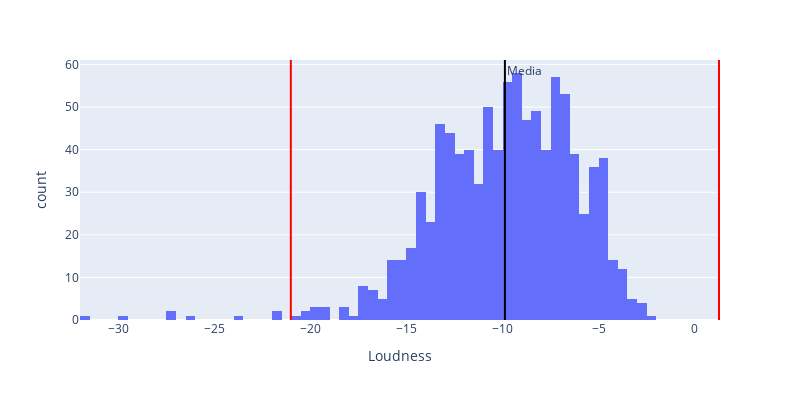

The notebook cell this image was saved under:
### Code cell
media_loudness = loudness_dataset["Loudness"].mean()
std_loudness = loudness_dataset["Loudness"].std()
limite_inferior = media_loudness - 3 * std_loudness
limite_superior = media_loudness + 3 * std_loudness

# Dibujo la distribución con los límites superpuestos.
fig = px.histogram(loudness_dataset, x="Loudness", width=800, height=400)
fig.add_vline(x=media_loudness, line_color='black', annotation_text='Media') #, annotation_text='$\mu$')
fig.add_vline(x=limite_inferior, line_color='red')#, annotation_text='$\mu-3\sigma$')
fig.add_vline(x=limite_superior, line_color='red')#, annotation='$\mu+3\sigma$')

fig.show()

### Figure 1 — Plotly figure (JSON) as saved in the notebook; plotly's stock layout.template omitted (floating-point values rounded to 4 significant figures; data arrays with more than 128 entries replaced by an {"elided": "..."} marker saying what was removed)
{"data": [{"alignmentgroup": "True", "bingroup": "x", "hovertemplate": "Loudness=%{x}<br>count=%{y}<extra></extra>", "legendgroup": "", "marker": {"color": "#636efa", "pattern": {"shape": ""}}, "name": "", "offsetgroup": "", "orientation": "v", "showlegend": false, "type": "histogram", "x": {"elided": "964 float values"}, "xaxis": "x", "yaxis": "y"}], "layout": {"annotations": [{"showarrow": false, "text": "Media", "x": -9.875, "xanchor": "left", "xref": "x", "y": 1, "yanchor": "top", "yref": "y domain"}], "barmode": "relative", "height": 400, "legend": {"tracegroupgap": 0}, "margin": {"t": 60}, "shapes": [{"line": {"color": "black"}, "type": "line", "x0": -9.875, "x1": -9.875, "xref": "x", "y0": 0, "y1": 1, "yref": "y domain"}, {"line": {"color": "red"}, "type": "line", "x0": -21.02, "x1": -21.02, "xref": "x", "y0": 0, "y1": 1, "yref": "y domain"}, {"line": {"color": "red"}, "type": "line", "x0": 1.272, "x1": 1.272, "xref": "x", "y0": 0, "y1": 1, "yref": "y domain"}], "width": 800, "xaxis": {"anchor": "y", "domain": [0, 1], "title": {"text": "Loudness"}}, "yaxis": {"anchor": "x", "domain": [0, 1], "title": {"text": "count"}}}}
